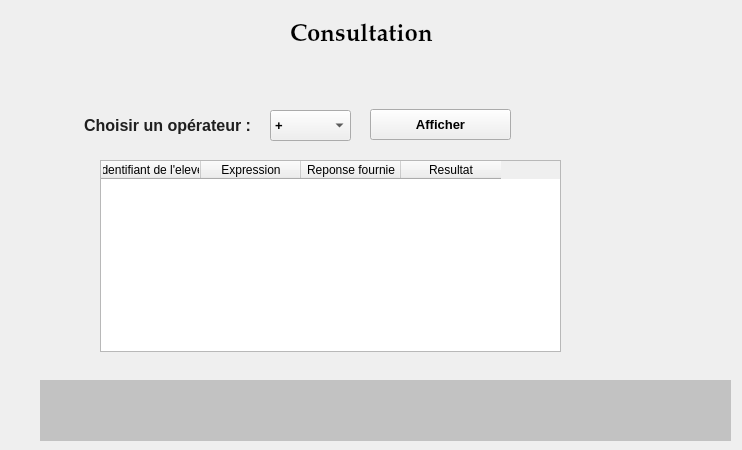
<?xml version="1.0" encoding="UTF-8"?>
<ui version="4.0">
 <class>Form</class>
 <widget class="QWidget" name="Form">
  <property name="geometry">
   <rect>
    <x>0</x>
    <y>0</y>
    <width>742</width>
    <height>450</height>
   </rect>
  </property>
  <property name="windowTitle">
   <string>Form</string>
  </property>
  <widget class="QPushButton" name="btnAff">
   <property name="geometry">
    <rect>
     <x>370</x>
     <y>109</y>
     <width>141</width>
     <height>31</height>
    </rect>
   </property>
   <property name="font">
    <font>
     <pointsize>10</pointsize>
     <weight>75</weight>
     <bold>true</bold>
    </font>
   </property>
   <property name="styleSheet">
    <string notr="true"/>
   </property>
   <property name="text">
    <string>Afficher</string>
   </property>
  </widget>
  <widget class="QComboBox" name="cmbOp">
   <property name="geometry">
    <rect>
     <x>270</x>
     <y>110</y>
     <width>81</width>
     <height>31</height>
    </rect>
   </property>
   <property name="font">
    <font>
     <pointsize>10</pointsize>
     <weight>75</weight>
     <bold>true</bold>
    </font>
   </property>
   <item>
    <property name="text">
     <string>+</string>
    </property>
   </item>
   <item>
    <property name="text">
     <string>-</string>
    </property>
   </item>
   <item>
    <property name="text">
     <string>*</string>
    </property>
   </item>
  </widget>
  <widget class="QLabel" name="labNb">
   <property name="geometry">
    <rect>
     <x>40</x>
     <y>380</y>
     <width>691</width>
     <height>61</height>
    </rect>
   </property>
   <property name="font">
    <font>
     <pointsize>11</pointsize>
     <weight>75</weight>
     <bold>true</bold>
    </font>
   </property>
   <property name="styleSheet">
    <string notr="true">background-color: rgb(194, 194, 194);</string>
   </property>
   <property name="text">
    <string/>
   </property>
  </widget>
  <widget class="QLabel" name="labTitle">
   <property name="geometry">
    <rect>
     <x>290</x>
     <y>10</y>
     <width>231</width>
     <height>51</height>
    </rect>
   </property>
   <property name="maximumSize">
    <size>
     <width>231</width>
     <height>16777215</height>
    </size>
   </property>
   <property name="font">
    <font>
     <family>Palatino Linotype</family>
     <pointsize>18</pointsize>
     <weight>75</weight>
     <italic>false</italic>
     <bold>true</bold>
    </font>
   </property>
   <property name="text">
    <string>Consultation</string>
   </property>
  </widget>
  <widget class="QLabel" name="labid">
   <property name="geometry">
    <rect>
     <x>0</x>
     <y>116</y>
     <width>251</width>
     <height>20</height>
    </rect>
   </property>
   <property name="font">
    <font>
     <pointsize>12</pointsize>
     <weight>75</weight>
     <bold>true</bold>
    </font>
   </property>
   <property name="styleSheet">
    <string notr="true">color: rgb(170, 85, 0);</string>
   </property>
   <property name="text">
    <string>&lt;html&gt;&lt;head/&gt;&lt;body&gt;&lt;p&gt;&lt;span style=&quot; color:#1f1f1f;&quot;&gt;Choisir un opérateur :&lt;/span&gt;&lt;/p&gt;&lt;/body&gt;&lt;/html&gt;</string>
   </property>
   <property name="alignment">
    <set>Qt::AlignRight|Qt::AlignTrailing|Qt::AlignVCenter</set>
   </property>
  </widget>
  <widget class="QTableWidget" name="tw1">
   <property name="geometry">
    <rect>
     <x>100</x>
     <y>160</y>
     <width>461</width>
     <height>192</height>
    </rect>
   </property>
   <column>
    <property name="text">
     <string>Identifiant de l'eleve</string>
    </property>
   </column>
   <column>
    <property name="text">
     <string>Expression</string>
    </property>
   </column>
   <column>
    <property name="text">
     <string>Reponse fournie</string>
    </property>
   </column>
   <column>
    <property name="text">
     <string>Resultat</string>
    </property>
   </column>
  </widget>
 </widget>
 <resources/>
 <connections/>
</ui>
